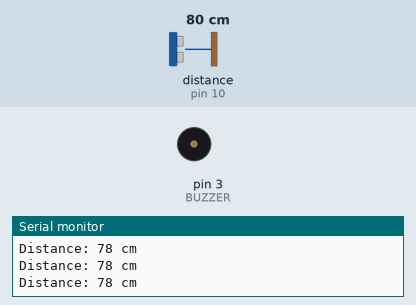
The sketch below on a simulated Arduino Uno, built with avr-gcc and run on an emulated ATmega328P. On the bench: buzzer (waves = sounding, pin HIGH), the last lines printed to the serial monitor. Wiring (inferred from the names in the program): ultrasonic range finder: trigger pin 9; echo pin 10. The inputs (shaded band) are chosen by the test bench; at power-on: distance to the obstacle (sensor on pin 10) 80 cm. The echo pulse lasts 58.3 µs per cm; pins used as bus, display or sensor lines are not drawn.

Above: at 1.2 s.
1.3 s: distance to the obstacle (sensor on pin 10) set to 23 cm
2.8 s: distance to the obstacle (sensor on pin 10) set to 18 cm
At 4.0 s:
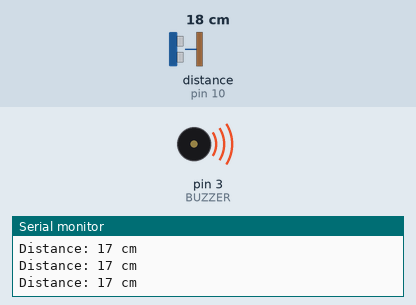
4.3 s: distance to the obstacle (sensor on pin 10) set to 35 cm
At 5.6 s:
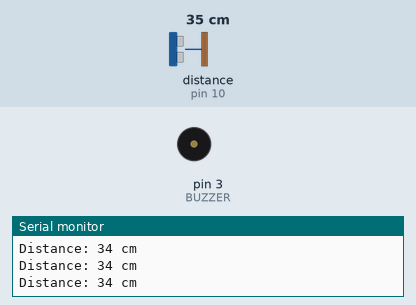
5.9 s: distance to the obstacle (sensor on pin 10) set to 2 cm
At 6.5 s:
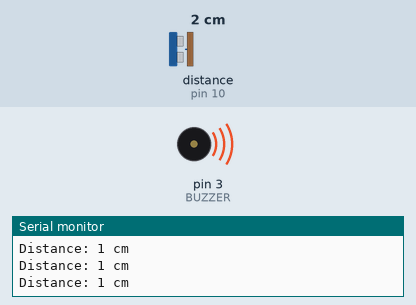
Timing chart, 0 to 8.5 s (numbered marks = the images above; inputs shaded):
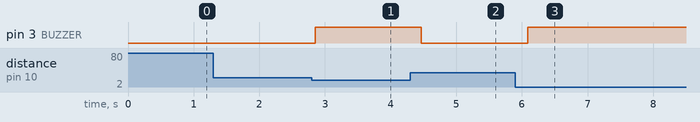

The sketch:

Object_Detection_with_Buzzer_and_HCSR04.ino
```cpp
#define TRIG 9
#define ECHO 10
#define BUZZER 3    // Buzzer connected to pin 3

void setup() {
  Serial.begin(9600);
  pinMode(TRIG, OUTPUT);
  pinMode(ECHO, INPUT);
  pinMode(BUZZER, OUTPUT);
}

void loop() {
  digitalWrite(TRIG, LOW);
  delayMicroseconds(2);
  digitalWrite(TRIG, HIGH);
  delayMicroseconds(10);
  digitalWrite(TRIG, LOW);

  long duration = pulseIn(ECHO, HIGH);
  int distance = duration * 0.034 / 2; // convert to cm

  Serial.print("Distance: ");
  Serial.print(distance);
  Serial.println(" cm");

  if (distance > 0 && distance < 20) {
    digitalWrite(BUZZER, HIGH);  // turn buzzer ON
  } else {
    digitalWrite(BUZZER, LOW);   // turn buzzer OFF
  }

  delay(200);
}
```

Measured:
- the behaviour switches between 21 and 20 cm on distance to the obstacle (sensor on pin 10) (found by bisection; images 0 and 1)
- after the input at 2.8 s, pin 3 (BUZZER): LOW → HIGH after 0.05 s
- after the input at 4.3 s, pin 3 (BUZZER): HIGH → LOW after 0.17 s
- after the input at 5.9 s, pin 3 (BUZZER): LOW → HIGH after 0.19 s
